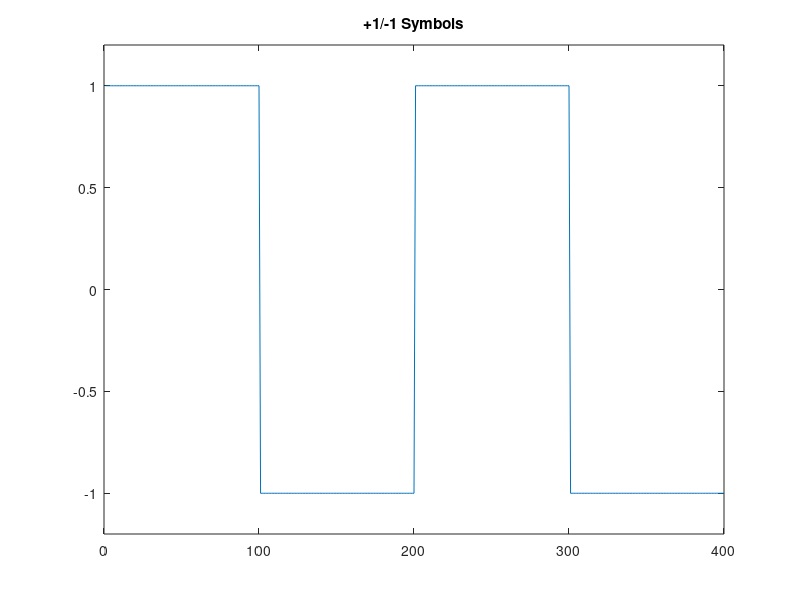
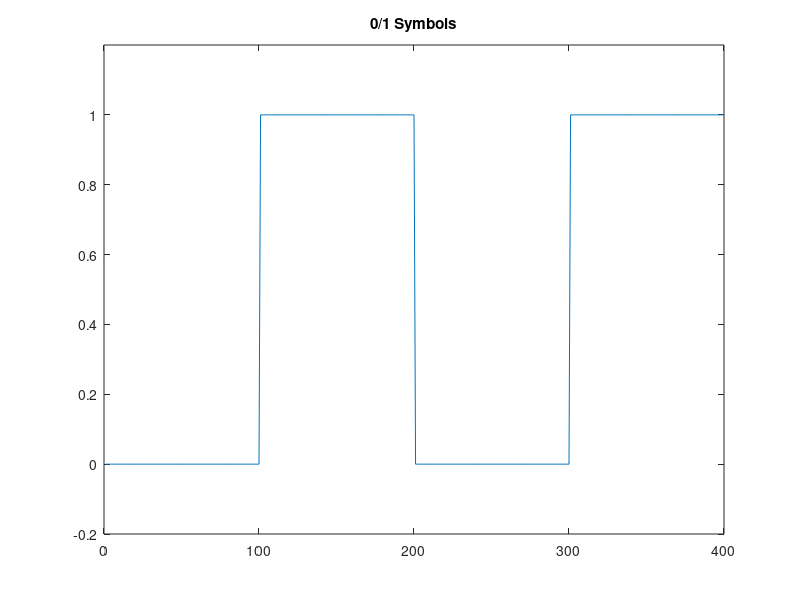

Write the MATLAB code that produced these figures, in order.
a = 100;

x = [ repmat(1, 1, a) repmat(-1, 1, a) repmat(1, 1, a) repmat(-1, 1, a)];
y = [ repmat(1, 1, a) repmat(-1, 1, a) repmat(1, 1, a) repmat(-1, 1, a)];

x1 = (1 - x) / 2;
y1 = (1 - y) / 2;


figure;
%hold on;
plot(x);
%plot(y)
%plot(x+y);
title('+1/-1 Symbols');
ylim([-1.2 1.2]);

figure;






plot(x1);
title('0/1 Symbols');
ylim([-0.2 1.2]);
